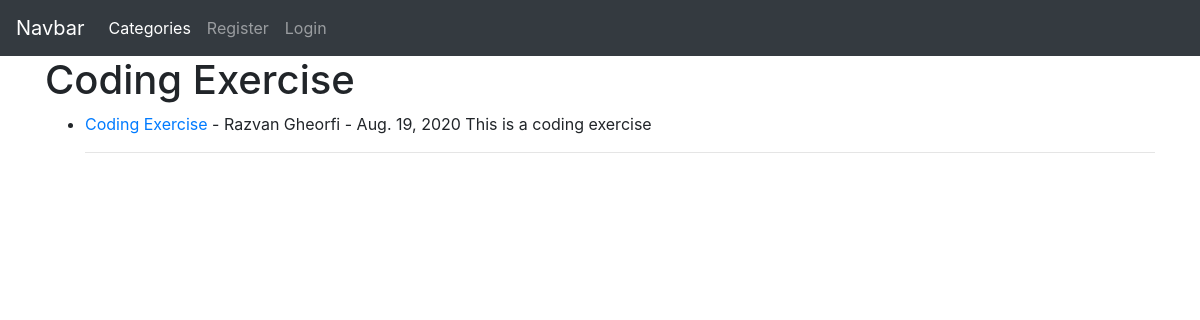
Page /category/coding exercise on the earlier database version.
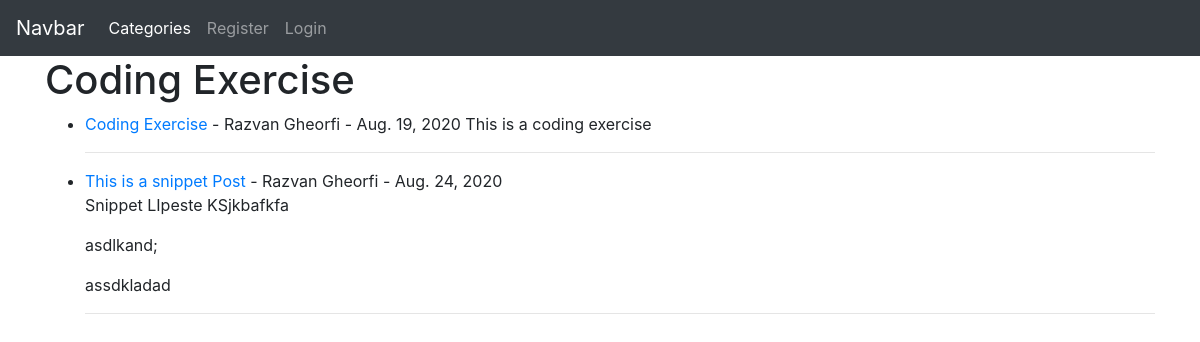
Same page on the later database version.
### main/models.py (models this page shows, shortened)
class Post(models.Model):
    title = models.CharField(max_length=255)
    header_image = models.ImageField(null=True, blank=True, upload_to="images/")
    author = models.ForeignKey(User, on_delete=models.CASCADE)
    body = RichTextField(blank=True, null=True)
    post_date = models.DateField(auto_now_add=True)
    category = models.CharField(max_length=255, default='coding')
    likes = models.ManyToManyField(User, related_name='blog_posts')
    snippet = models.CharField(max_length=255)

### main/views.py (the view)
# urls.py: path('category/<str:cats>', CategoryView, name='category'),
def CategoryView(request, cats):
    category_posts = Post.objects.filter(category=cats)
    return render(request, 'categories.html', {'cats':cats, 'category_posts':category_posts})

### main/templates/categories.html (shortened to what this page needs)
{% extends 'base.html' %}
{% block content %}
<h1>{{ cats|title }}</h1>
{% if category_posts %}
<ul>
  {% for post in category_posts %}
      <li>
        <a href="{% url 'article_detail' post.pk %}">{{ post.title }}</a>
        - {{ post.author.first_name }}
        {{ post.author.last_name }} - {{ post.post_date }}
        {{ post.body|slice:"200"|safe }}
        <hr>
      </li>
  {% endfor %}
</ul>
{% else %}
    <h2>This Category Does Not Exists....</h2>
{% endif %}
{% endblock %}

Differences in the rows shown:
added Post: title "This is a snippet Post", author.first_name "Razvan", author.last_name "Gheorfi", post_date "Aug. 24, 2020", body "Snippet LIpeste KSjkbafkfa asdlkand; assdkladad"
